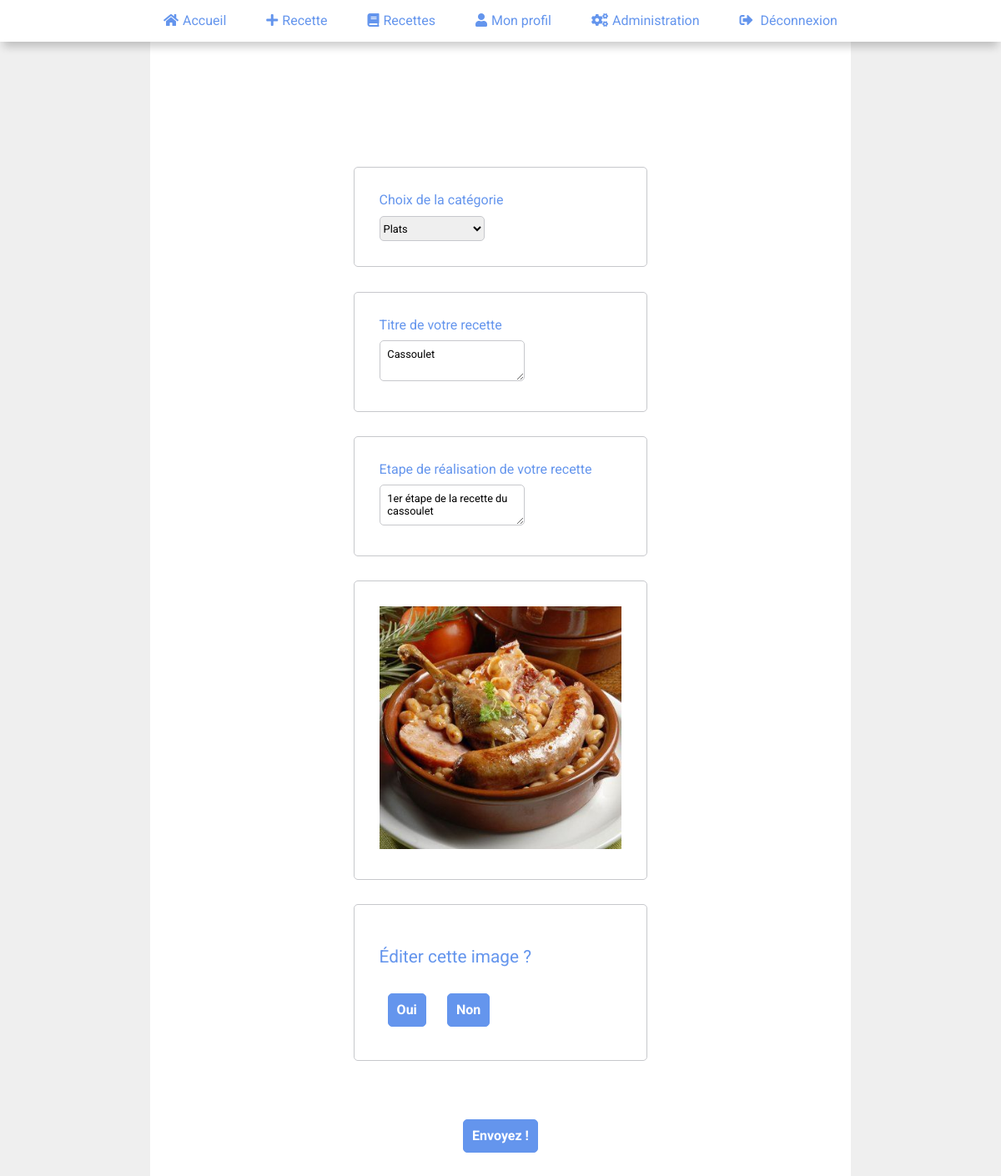
Screenshot of /public/templates/update_recipe.php?id=1 (signed in) with the database file from the repository.
### tables this page shows
CREATE TABLE IF NOT EXISTS `recipes` (
  `id` int(11) NOT NULL AUTO_INCREMENT,
  `title` varchar(265) NOT NULL,
  `description` text NOT NULL,
  `image` text,
  `date_recipe` timestamp NOT NULL DEFAULT CURRENT_TIMESTAMP,
  `user_id` int(11) NOT NULL,
  `category_id` int(11) NOT NULL,
  PRIMARY KEY (`id`),
  KEY `recipe_category_id` (`category_id`),
  KEY `recipe_user_id` (`user_id`)
);

### libraries/services/sql_requests.php (called while the page is built, shortened)
<?php
function selectAll($pdo, $tableToSelect)
{
    $sql = "SELECT * FROM $tableToSelect";
    $query = $pdo->prepare($sql);
    $query->execute();
    $data = $query->fetchAll();
    return $data;
}
function selectOneBy($pdo, $tableToSelect, $where, $selectTo)
{
    $sql = "SELECT * FROM $tableToSelect WHERE $where = ?";
    $query = $pdo->prepare($sql);
    $query->execute([$selectTo]);
    $data = $query->fetch();
    return $data;
}

### public/templates/update_recipe.php (the view, shortened to what this page needs)
<?php
include('../../profil_layout.php');
if ($_GET) : ?>
    <?php $recipe_id = $_GET['id']; ?>
    <?php $recipe = selectOneBy($pdo, 'recipes', 'id', $recipe_id); ?>
    <?php $categories = selectAll($pdo, 'categories'); ?>
    <form method="POST" action="../controller/UpdateRecipe.php" enctype="multipart/form-data">
        <section class="form-section">
            <label for="categoryChoice">Choix de la catégorie</label>
            <select name="category" class="form-control" id="categoryChoice">
                <?php foreach ($categories as $category) : ?>
                    <?php if ($category['id'] == $recipe['category_id']) : ?>
                        <option value="<?= $category['id']; ?>" selected><?= $category['name']; ?></option>
                    <?php elseif ($category['id'] == ATTENTE) : ?>
                        <?php continue; ?>
                    <?php else : ?>
                        <option value="<?= $category['id']; ?>"><?= $category['name']; ?></option>
                    <?php endif; ?>
                <?php endforeach; ?>
            </select>
        </section>
        <section class="form-section">
            <label for="title">Titre de votre recette</label>
            <textarea name="title" class="form-control" id="title"><?= $recipe['title']; ?></textarea>
        </section>
        <section class="form-section">
            <label for="exampleFormControlTextarea1">Etape de réalisation de votre recette</label>
            <textarea name="description" class="form-control" id="exampleFormControlTextarea1"><?= $recipe['description']; ?></textarea>
        </section>
        <section class="form-section">
            <section class="show-recipe-section-img">
                <?php if (!empty($recipe['image'])) : ?>
                    <img src="/public/src/img/<?= $recipe['image']; ?>" alt="image qui représente">
                <?php else : ?>
                    <img src="https://via.placeholder.com/350x150" alt="image qui représente">
                <?php endif; ?>
            </section>
        </section>
        <section class="form-section">
            <p>Éditer cette image ?</p>
            <button type="button" class="btn yes">Oui</button>
            <button type="button" class="btn no">Non</button>
        </section>
        <section class="form-section">
            <button type="submit" class="btn btn-success">Envoyez !</button>
        </section>
    </form>
<?php endif; ?>

### public/css/style.css (style rules this page uses)
html { box-sizing: border-box; scroll-behavior: smooth; }
*, *:before, *:after { box-sizing: inherit; }
body { background-color: #efefef; margin: 0; font-family: 'Roboto', sans-serif; }
* { transition: transform .5s; }
.btn-success { color: white; background-color: #61ce72; border: 1px rgb(18, 143, 18) solid; padding: 5px; border-radius: 3px; margin-bottom: 10px; }
.btn { background-color: cornflowerblue; border-radius: 5px; color: white; padding: 10px; font-size: 1rem; font-weight: bold; border: 1px cornflowerblue solid; margin: 10px; cursor: pointer; }
form { padding-top: 100px; width: 70%; margin-left: auto; margin-right: auto; }
.form-section { text-align: left; border: 1px #c7c8cc solid; border-radius: 5px; padding: 30px; width: 60%; margin: 0 auto 5% auto; font-size: 1.3rem; color: cornflowerblue; }
.form-section:last-child { text-align: center; border: none; }
label { font-size: 1rem; display: block; }
select { max-width: 100%; border: 1px #c7c8cc solid; border-radius: 5px; height: 30px; margin-top: 10px; font-size: 0.8rem; }
textarea { margin-top: 3%; font-size: 0.8rem; border: 1px solid #c7c8cc; border-radius: 5px; padding: 3%; }
section { width: 100%; }
.show-recipe-section-img { width: 100%; }
.show-recipe-section-img img { width: 100%; margin: auto; }

### rows the page displays
recipes: title "Cassoulet", description "1er étape de la recette du cassoulet", image (picture)

### other values shown
form field category "Plats"
